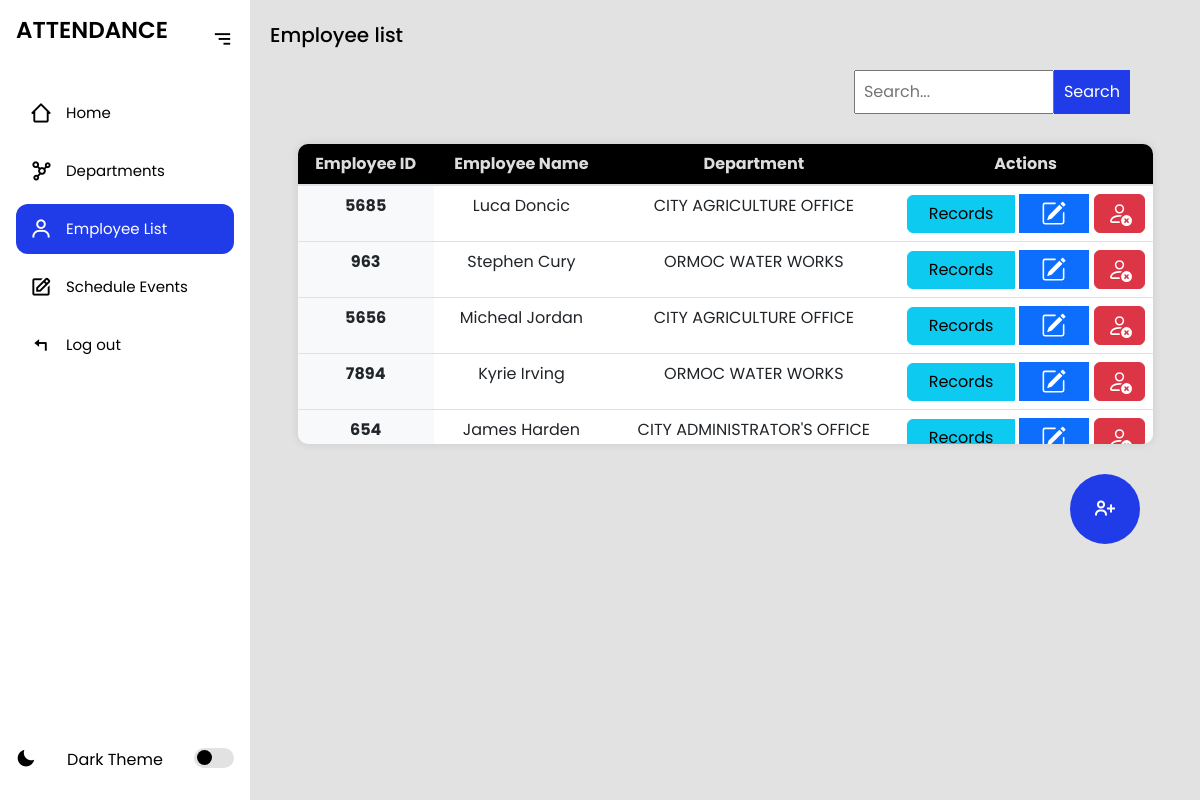
The app's page /employeelist/ (signed in), older data.
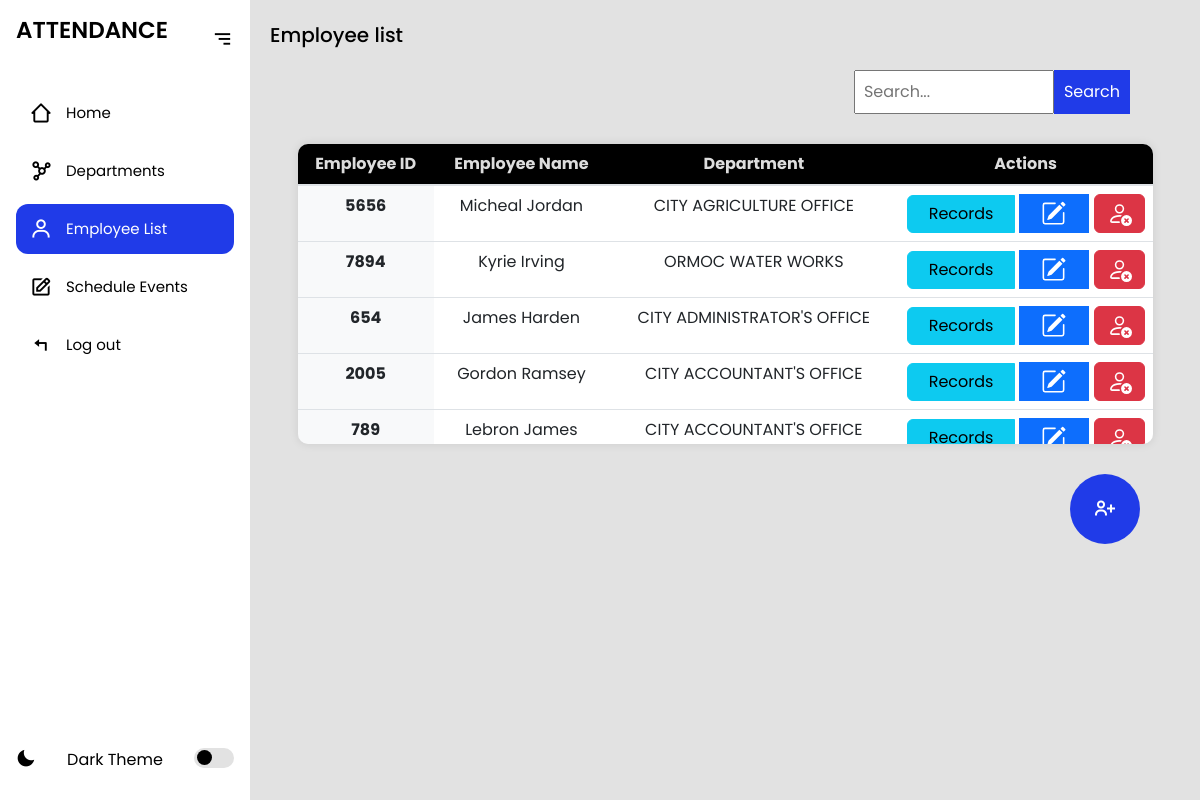
The same page, newer data.
### myapp/models.py (models this page shows, shortened)
class Employee(models.Model):
    employee_id = models.CharField(max_length=100, unique=True)
    first_name = models.CharField(max_length=120)
    last_name = models.CharField(max_length=120)
    username = models.CharField(max_length=100, unique=True, default='defaultuser')
    password = models.CharField(max_length=128, default='defaultpassword')
    department_name = models.ForeignKey(Department, on_delete=models.CASCADE, related_name='employees')
    updated = models.DateTimeField(auto_now=True)
    created = models.DateTimeField(auto_now_add=True)
    class Meta:
        ordering = ['-updated', '-created']

class Department(models.Model):
    name = models.CharField(max_length=100)
    def __str__(self):
        return self.name

### myapp/views.py (the view, shortened to what this page needs)
# urls.py: path('employeelist/', views.employeelist, name='employeelist'),
@login_required
def employeelist(request):
    search_query = request.GET.get('search', '')
    if search_query:
        employees = Employee.objects.filter(
            Q(employee_id__icontains=search_query) |
            Q(first_name__icontains=search_query) |
            Q(last_name__icontains=search_query) |
            Q(department_name__name__icontains=search_query)
        )
    else:
        employees = Employee.objects.all()
    departments = Department.objects.all()  # Fetch departments here
    context = {
        "employees": employees,
        "departments": departments
    }
    return render(request, 'employeelist.html', context)

### myapp/templates/employeelist.html (shortened to what this page needs)
{% extends 'index.html' %}
{% block content %}
<section class="home">
    <p>Employee list</p>
<form method="GET" action="{% url 'employeelist' %}" class="search-parent">
  <input type="search" name="search" placeholder="Search..." class="search" value="{{ request.GET.search }}" />
  <button type="submit">Search</button>
</form>
<div class="table-container">
    <table class="table">
        <thead>
            <tr>
                <th scope="col">Employee ID</th>
                <th scope="col">Employee Name</th>
                <th scope="col">Department</th>
                <th scope="col">Actions</th>
            </tr>
        </thead>
        <tbody>
            {% for employee in employees %}
            <tr>
                <th scope="row">{{ employee.employee_id }}</th>
                <td>{{ employee.first_name }} {{ employee.last_name }}</td>
                <td>{{ employee.department_name }}</td>
                <td>
                    <div class="btn-group" style="display: flex; flex-direction: row; align-items: center; gap: 5px;  ">
                        <a class="btn btn-info" href="{% url 'view_employee' employee.employee_id %}">Records</a>
                        <a class="btn btn-primary" href="{% url 'edit_employee' employee.id %}">
                        </a>
                        <form action="{% url 'delete_employee' employee.id %}" method="POST">
                            <button type="button" class="btn btn-danger" data-bs-toggle="modal" data-bs-target="#deleteModal-{{ employee.id }}">
                            </button>
                        </form>
                    </div>
                </td>
            </tr>
            {% empty %}
            <tr>
                <td colspan="6">Employee doesnt exist</td>
            </tr>
            {% endfor %}
        </tbody>
    </table>
</div>
<div class='add-emp'
style="
    display: flex;
    align-items: center;
    justify-content: end;
    margin-right: 60px;
    ">
<button type="button"
class="bx bx-user-plus"
data-bs-toggle="modal"
data-bs-target="#signupModal"
style="
    width: 70px;
    height: 70px;
    border-radius: 50%;
    font-size: 24px;
    display: flex;
    align-items: center;
    justify-content: center;
    color: white;
    border: none;
    cursor: pointer;
    ">
</button>
</div>
</section>
{% endblock %}

Row changes from the older to the newer data that the page shows:
removed Employee: employee_id "5685", first_name "Luca", last_name "Doncic", department_name "CITY AGRICULTURE OFFICE"
removed Employee: employee_id "963", first_name "Stephen", last_name "Cury", department_name "ORMOC WATER WORKS"
now on this page (row unchanged): Employee: employee_id "2005", first_name "Gordon", last_name "Ramsey", department_name "CITY ACCOUNTANT'S OFFICE"
now on this page (row unchanged): Employee: employee_id "789", first_name "Lebron", last_name "James", department_name "CITY ACCOUNTANT'S OFFICE"
